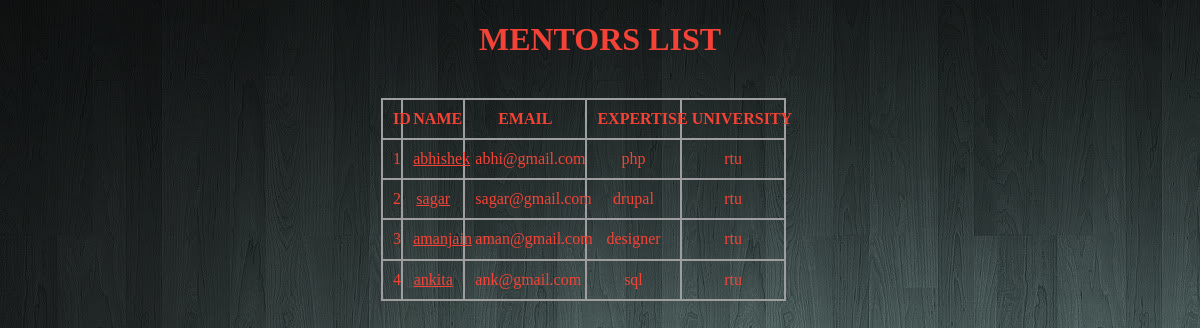
Page /mentorlist.php on the committed database.
### tables this page shows
CREATE TABLE `mentor_info` (
  `mid` int(11) NOT NULL AUTO_INCREMENT,
  `name` varchar(50) DEFAULT NULL,
  `email` varchar(100) DEFAULT NULL,
  `expertise_area` varchar(100) DEFAULT NULL,
  `university` varchar(100) DEFAULT NULL,
  `status` varchar(50) DEFAULT NULL,
  PRIMARY KEY (`mid`),
  UNIQUE KEY `email` (`email`),
  UNIQUE KEY `email_2` (`email`),
  UNIQUE KEY `email_3` (`email`),
  UNIQUE KEY `email_4` (`email`),
  UNIQUE KEY `email_5` (`email`),
  UNIQUE KEY `email_6` (`email`),
  UNIQUE KEY `email_7` (`email`),
  UNIQUE KEY `email_8` (`email`),
  UNIQUE KEY `email_9` (`email`),
  UNIQUE KEY `email_10` (`email`),
  UNIQUE KEY `email_11` (`email`),
  UNIQUE KEY `email_12` (`email`),
  UNIQUE KEY `email_13` (`email`)
);

### mentorlist.php (the view, shortened to what this page needs)
<?php
include('connectdb.php');
$sql = "select * from mentor_info";
$query = mysql_query($sql,$conn);
   ?>
<!DOCTYPE html>
<html>
<head>
</head>
<body>
<h1>MENTORS LIST</h1>
<div class="div1">
   <table style="width:50%">
  <tr>
    <th>ID</th>
    <th>NAME</th>
    <th>EMAIL</th>
    <th>EXPERTISE</th>
    <th>UNIVERSITY</th>
  </tr>
<?php
while($det = mysql_fetch_array($query)) {
     $id = $det['mid'];
   $name = $det['name'];
   $area = $det['expertise_area'];
   $univ = $det['university'];
   $email = $det['email'];
   echo"<tr>
   <td>$id</td>
   <td><a href='profilelist.php?mid=$id'>$name</a></td>
   <td>$email</td>
   <td>$area</td>
   <td>$univ</td>
   </tr>";
}
?>
</table>
</div>
</body>
</html>

### mentorlist.php (style rules this page uses)
body { background: url(web-design-mrnokhei-albums-243418.jpg); }
h1 { text-align: center; color: #F44336; }
.div1 { margin-left: 31.5%; }
table,th,td { text-align: center; border:2px solid #9E9E9E; border-collapse: collapse; color: #F44336; padding: 2.5%; }
a { color: #F44336; cursor: pointer; }

### rows in the picture
mentor_info: mid "1", name "abhishek", email "abhi@gmail.com", expertise_area "php", university "rtu"
mentor_info: mid "2", name "sagar", email "sagar@gmail.com", expertise_area "drupal", university "rtu"
mentor_info: mid "3", name "amanjain", email "aman@gmail.com", expertise_area "designer", university "rtu"
mentor_info: mid "4", name "ankita", email "ank@gmail.com", expertise_area "sql", university "rtu"
